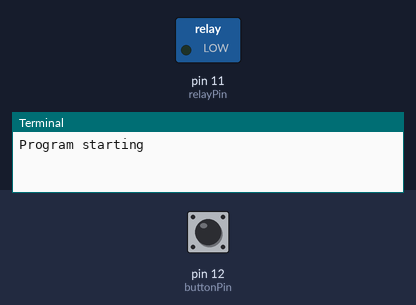
Recording of a program running on a simulated Raspberry Pi (header pin numbers). Parts: switched loads named in the program (green lamp = pin HIGH), the last lines printed to the terminal. The test bench sets the inputs (shaded band); at power-on: pin 12 (buttonPin) HIGH.

Above: at 1.2 s.
1.3 s: pin 12 (buttonPin) pulled LOW for 0.15 s
At 1.7 s:
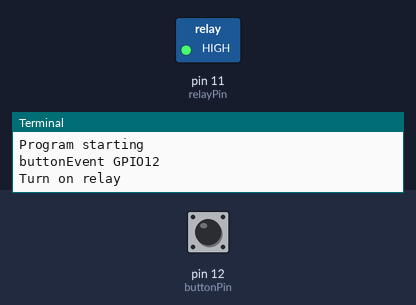
2.9 s: pin 12 (buttonPin) pulled LOW for 1 s
At 4.1 s:
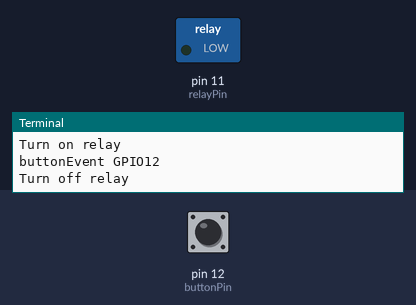
5.4 s: pin 12 (buttonPin) pulled LOW for 3.2 s
At 6.0 s:
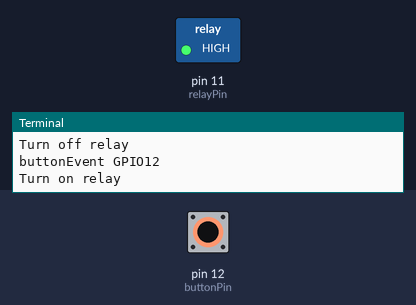
Timing chart, 0 to 8.4 s (numbered marks = the images above; inputs shaded):
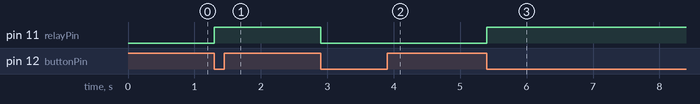

The program:

relay.py
```python
import RPi.GPIO as GPIO

relayPin = 11
buttonPin = 12
relayState = False

def setup():
	print('Program starting')
	GPIO.setmode(GPIO.BOARD)
	GPIO.setup(relayPin, GPIO.OUT)
	GPIO.setup(buttonPin, GPIO.IN, pull_up_down=GPIO.PUD_UP)

def buttonEvent(channel):
	global relayState
	print('buttonEvent GPIO%d'%channel)
	relayState = not relayState
	if relayState:
		print('Turn on relay')
	else:
		print('Turn off relay')
	GPIO.output(relayPin, relayState)

def loop():
	GPIO.add_event_detect(buttonPin, GPIO.FALLING, callback=buttonEvent, bouncetime=300)
	while True:
		pass

def destroy():
	GPIO.output(relayPin, GPIO.LOW)
	GPIO.cleanup()

if __name__ == '__main__':
	setup()
	try:
		loop()
	except KeyboardInterruption:
		destroy()
```

Measured:
- after the input at 1.3 s, pin 11 (relayPin): LOW → HIGH at once
- after the input at 2.9 s, pin 11 (relayPin): HIGH → LOW at once
- after the input at 5.4 s, pin 11 (relayPin): LOW → HIGH at once
